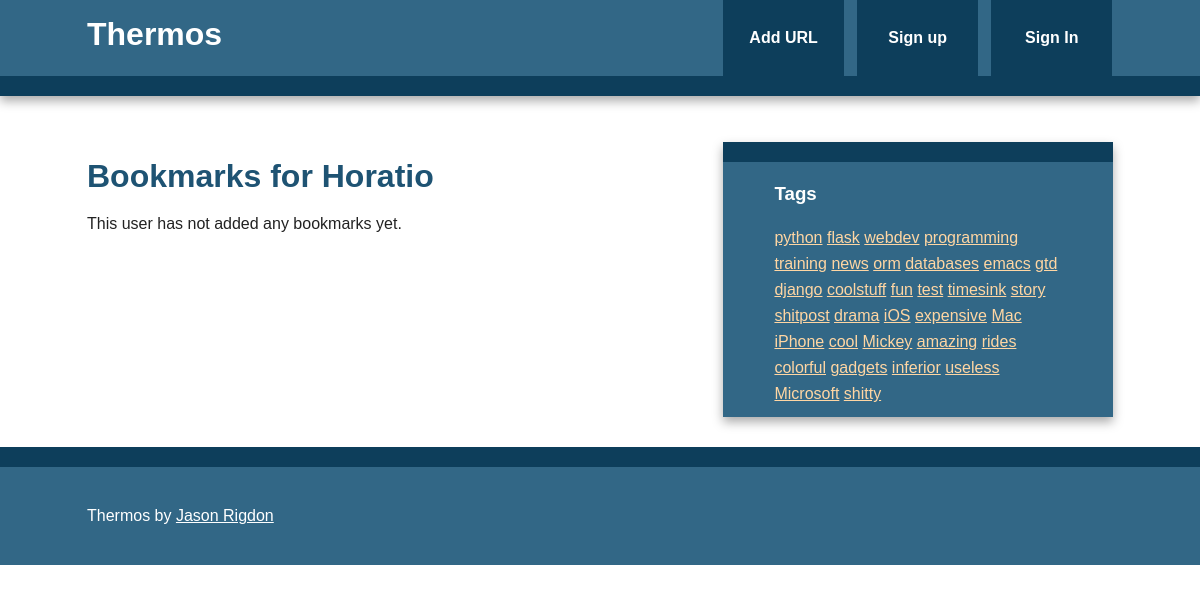
The app's page /bookmarks/user/Horatio with its own data.
### thermos/models.py (models this page shows, shortened)
class User(db.Model, UserMixin):
	id = db.Column(db.Integer, primary_key=True)
	username = db.Column(db.String(80), unique=True)
	email = db.Column(db.String(120), unique=True)
	bookmarks = db.relationship('Bookmark', backref='user', lazy='dynamic')
	password_hash = db.Column(db.String)
	@property
	def password(self):
		raise AttributeError('password: write-only field')

class Tag(db.Model):
	id = db.Column(db.Integer, primary_key=True)
	name = db.Column(db.String(25), nullable=False, unique=True, index=True)
	@staticmethod
	def all():
		return Tag.query.all()
	def __repr__(self):
		return self.name

### thermos/bookmarks/views.py (the view)
@bookmarks.route('/user/<username>')
def user(username):
    user = User.query.filter_by(username=username).first_or_404()
    return render_template('user.html', user=user)

### thermos/main/views.py (called while the page is built)
@main.app_context_processor
def injectTags():
	return dict(allTags=Tag.all)

### thermos/templates/user.html (shortened to what this page needs)
{% extends "base.html" %}
{% block content %}
  <article>
    <header>
      <h1>Bookmarks for {{ user.username }}</h1>
      {% if user.bookmarks.count() > 0 %}
        {% with bookmarks = user.bookmarks %}
          {% include "bookmark_list.html" %}
        {% endwith %}
      {% else %}
        This user has not added any bookmarks yet.
      {% endif %}
    </header>
  </article>
{% endblock %}

### thermos/templates/base.html (shortened to what this page needs)
<!doctype html>
<html class="no-js" lang="">
    <head>
        {% block styles %}
          <link rel="stylesheet" href="{{ url_for('static', filename='css/normalize.min.css') }}">
          <link rel="stylesheet" href="{{ url_for('static', filename='css/main.css') }} ">
        {% endblock %}
    </head>
    <body>
        <div class="header-container">
            <header class="wrapper clearfix">
                <a href="{{ url_for('main.index') }}"><h1 class="title">Thermos</h1></a>
                <nav>
                    <ul>
                        <li><a href="{{ url_for('bookmarks.add') }}">Add URL</a></li>
                        {% if current_user.is_authenticated %}
                          <li><a href="{{ url_for('bookmarks.user', username=current_user.username) }}">
                            My Links</a></li>
                          <li><a href="{{ url_for('auth.logout') }}">Sign out</a></li>
                        {% else %}
                          <li><a href="{{ url_for('auth.signup') }}">Sign up</a></li>
                          <li><a href="{{ url_for('auth.login') }}">Sign In</a></li>
                        {% endif %}
                    </ul>
                </nav>
            </header>
        </div>
        <div class="main-container">
            <div class="main wrapper clearfix">
				{% block content %}
				{% endblock %}
				{% block sidebar %}
					<aside>
						<h3>Tags</h3>
						      {% for t in allTags() %}
                    <a href="{{ url_for('bookmarks.tag', name=t) }}">{{ t }}</a>
                  {% endfor %}
					</aside>
				{% endblock %}
            </div>
        </div>
        <div class="footer-container">
            <footer class="wrapper">
                <p>Thermos by <a href="https://github.com/jpriggs">Jason Rigdon</a></p>
            </footer>
        </div>
    </body>
</html>

### thermos/static/css/main.css (style rules this page uses)
html, button, input, select, textarea { color: #222; }
html { font-size: 1em; line-height: 1.4; }
body { font: 16px/26px Helvetica, Helvetica Neue, Arial; }
.wrapper { width: 90%; margin: 0 5%; }
.header-container { border-bottom: 20px solid #0D3E5B; }
.footer-container, .main aside { border-top: 20px solid #0D3E5B; }
.header-container, .footer-container, .main aside { background: #326786; }
.title { color: white; }
nav ul { margin: 0; padding: 0; }
nav a { display: block; margin-bottom: 10px; padding: 15px 0; text-align: center; text-decoration: none; font-weight: bold; color: white; background: #0D3E5B; }
.main { padding: 30px 0; }
.main article h1 { font-size: 2em; }
.main aside { color: white; padding: 0 5% 10px; }
.footer-container footer { color: white; padding: 20px 0; }
a, a:visited { color: #1E5373; }
aside a { color: #FFD6A3; }
h1, h2, h3, h4, h5, h6 { color: #1E5373; }
.main aside h3, footer h3, footer a, footer a:visited { color: white; }
@media only screen and (min-width: 480px) { nav a { float: left; width: 27%; margin: 0 1.7%; padding: 25px 2%; margin-bottom: 0; } }
@media only screen and (min-width: 480px) { nav li:first-child a { margin-left: 0; } }
@media only screen and (min-width: 480px) { nav li:last-child a { margin-right: 0; } }
@media only screen and (min-width: 480px) { nav ul li { display: inline; } }
@media only screen and (min-width: 768px) { .header-container, .main aside { -webkit-box-shadow: 0 5px 10px #aaa; -moz-box-shadow: 0 5px 10px #aaa; box-shadow: 0 5px 10px #aaa; } }
@media only screen and (min-width: 768px) { .title { float: left; } }
@media only screen and (min-width: 768px) { nav { float: right; width: 38%; } }
@media only screen and (min-width: 768px) { .main article { float: left; width: 57%; } }
@media only screen and (min-width: 768px) { .main aside { float: right; width: 28%; } }
@media only screen and (min-width: 1140px) { .wrapper { width: 1026px; margin: 0 auto; } }
.clearfix:before, .clearfix:after { content: " "; display: table; }
.clearfix:after { clear: both; }
.clearfix { *zoom: 1; }

### records on screen
User: username "Horatio"
Tag: name "python"
Tag: name "flask"
Tag: name "webdev"
Tag: name "programming"
Tag: name "training"
Tag: name "news"
Tag: name "orm"
Tag: name "databases"
Tag: name "emacs"
Tag: name "gtd"
Tag: name "django"
Tag: name "coolstuff"
Tag: name "fun"
Tag: name "test"
Tag: name "timesink"
Tag: name "story"
Tag: name "shitpost"
Tag: name "drama"
Tag: name "iOS"
Tag: name "expensive"
Tag: name "Mac"
Tag: name "iPhone"
Tag: name "cool"
Tag: name "Mickey"
Tag: name "amazing"
Tag: name "rides"
Tag: name "colorful"
Tag: name "gadgets"
Tag: name "inferior"
Tag: name "useless"
Tag: name "Microsoft"
Tag: name "shitty"
